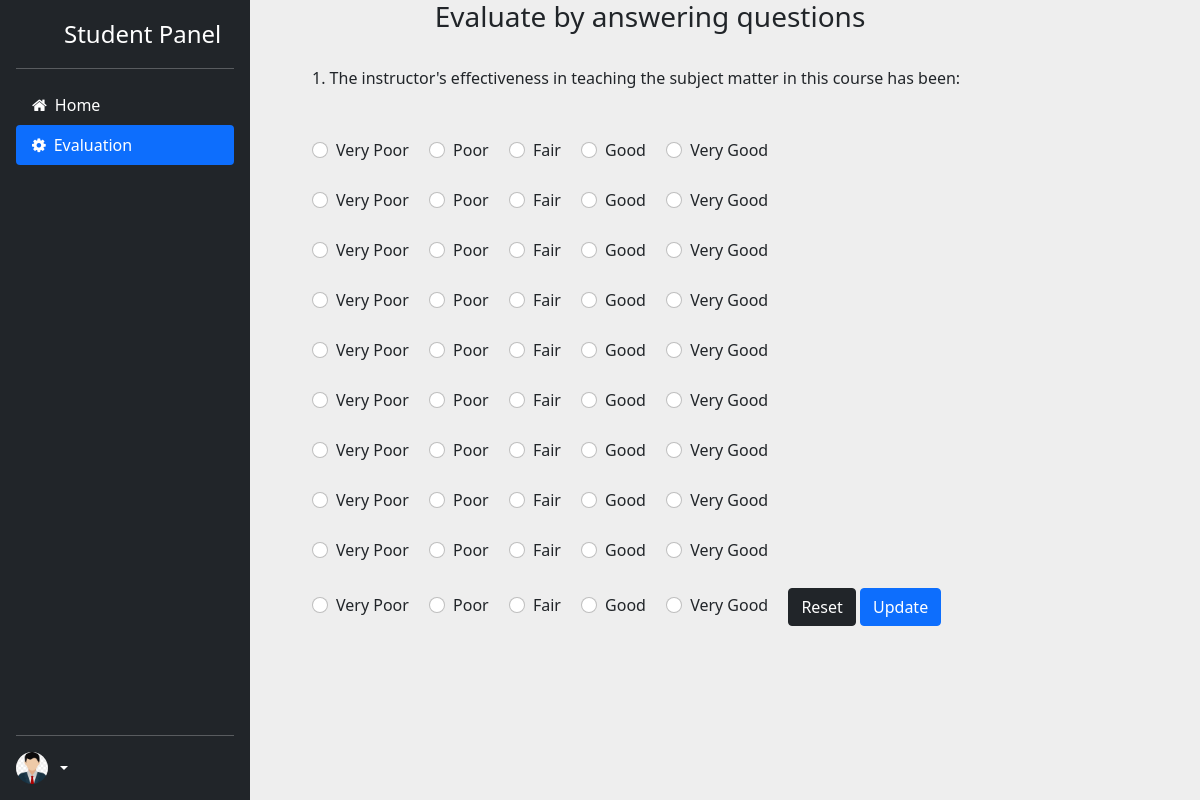
Page /student/evaluationtest.php on the committed database.
### tables this page shows
CREATE TABLE `evaluation` (
  `no` int(100) NOT NULL,
  `Question` varchar(500) NOT NULL,
  `Ans` varchar(250) NOT NULL
);

### student/evaluationtest.php (the view, shortened to what this page needs)
<?php
include('./sidebar_2.php');
include('./db_connect.php');
$cid = $_GET['updateid'];
?>
<!doctype html>
<html lang="en">
<head>
    <link href="https://cdn.jsdelivr.net/npm/bootstrap@5.1.3/dist/css/bootstrap.min.css" rel="stylesheet">
    <link rel="stylesheet" href="https://cdnjs.cloudflare.com/ajax/libs/font-awesome/4.7.0/css/font-awesome.min.css">
    <link rel="stylesheet" type="text/css" href="../style.css">
</head>
<body>
    <div class="container col-md-7 offset-3 ">
        <?php
        $sql = "SELECT no, Question, Ans FROM evaluation";
        $result = $conn->query($sql);
        echo "<h3 style='text-align: center;'>Evaluate by answering questions</h3>";
        if ($result->num_rows > 0) {
            while ($row = $result->fetch_assoc()) {
                echo "<div > <br> " . $row["no"] . ". " . $row["Question"] . " " . $row["Ans"] .
                    '<form  action="ans.php" method="post">' . '<br> <br>' .
                    '<div class="form-check form-check-inline">
            <input class="form-check-input" type="radio" id="Very_Poor" name="' . $row["no"] . '" value="1" required>
            <label class="form-check-label" for="Very_Poor">Very Poor</label>
            </div>
            <div class="form-check form-check-inline">
            <input class="form-check-input" type="radio" id="Poor" name="' . $row["no"] . '" value="2" required>
            <label for="Poor">Poor</label>
            </div>
            <div class="form-check form-check-inline">
            <input class="form-check-input" type="radio" id="Fair" name="' . $row["no"] . '" value="3" required>
            <label class="form-check-label"  for="Fair">Fair</label>
            </div>
            <div class="form-check form-check-inline">
            <input class="form-check-input" type="radio" id="Good" name="' . $row["no"] . '" value="4" required>
            <label class="form-check-label"  for="Good">Good</label>
            </div>
            <div class="form-check form-check-inline">
            <input class="form-check-input" type="radio" id="Very_Good" name="' . $row["no"] . '" value="5" required>
            <label class="form-check-label" for="Very_Good">Very Good</label>
            </div>
            <input type="hidden" name="course_id" value='.$cid.'"/>
         ' . "<br>  </div>";
            }
        } else {
            echo "0 results";
        }
        ?>
            <button onClick="window.location.reload();" class="btn btn-dark">Reset</button>
            <button type="submit" class="btn btn-primary" id="liveAlertBtn" name="ans" value="submit">Update</button>
        </div>
    </div>
</body>
</html>

### style.css (style rules this page uses)
* { margin: 0; padding: 0; }
body { background-color: #eee; margin: 0px; }

### rows in the picture
evaluation: no "1", Question "The instructor's effectiveness in teaching the subject matter in this course has been:"
